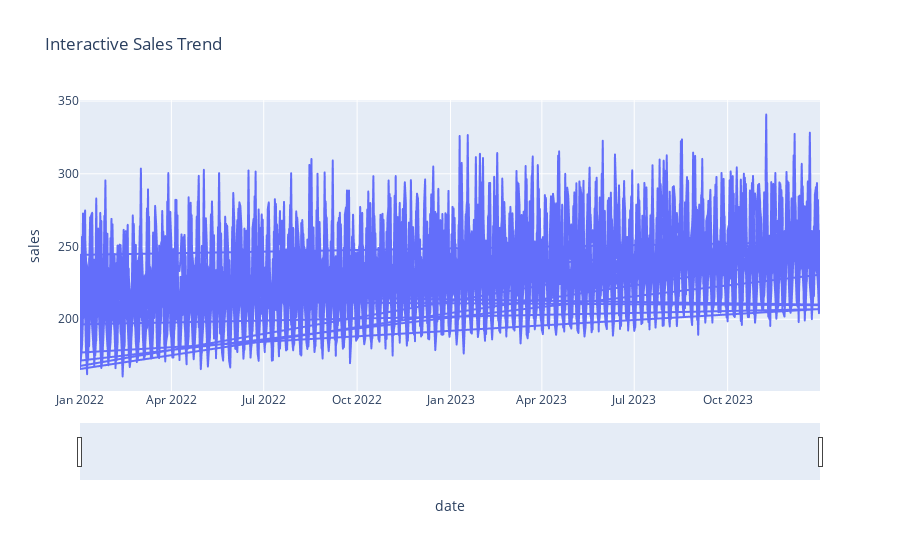
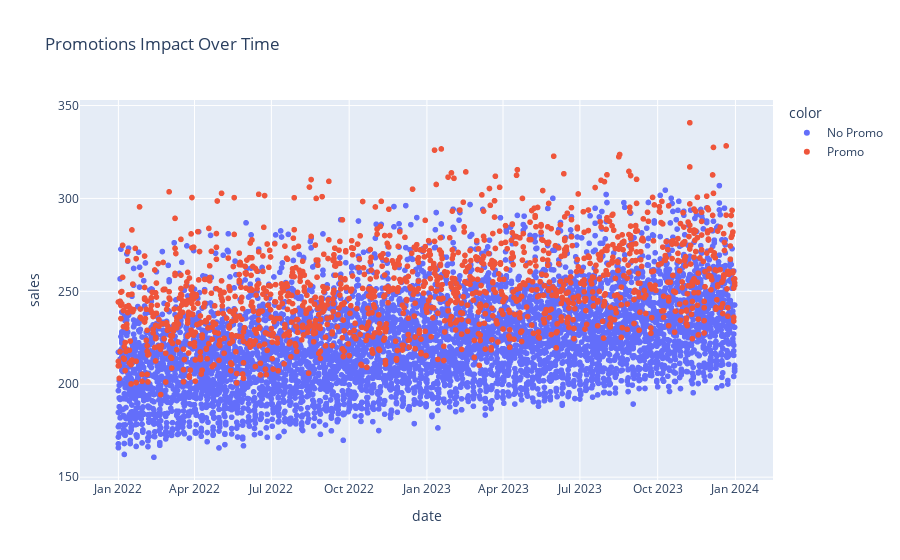

The notebook cell saved with these charts, in order:
### Code cell
# Interactive line plot
fig = px.line(df.reset_index(), x='date', y='sales', title='Interactive Sales Trend')
fig.update_xaxes(rangeslider_visible=True)
fig.show()

# Interactive scatter plot for promotions
fig = px.scatter(df.reset_index(), x='date', y='sales', color=df['promo'].map({0:'No Promo', 1:'Promo'}),
                 title='Promotions Impact Over Time', hover_data=['store', 'holiday'])
fig.show()

### Figure 1 — Plotly figure (JSON) as saved in the notebook; plotly's stock layout.template omitted (floating-point values rounded to 4 significant figures; data arrays with more than 128 entries replaced by an {"elided": "..."} marker saying what was removed)
{"data": [{"hovertemplate": "date=%{x}<br>sales=%{y}<extra></extra>", "legendgroup": "", "line": {"color": "#636efa", "dash": "solid"}, "marker": {"symbol": "circle"}, "mode": "lines", "name": "", "showlegend": false, "type": "scattergl", "x": {"elided": "7300 str values"}, "xaxis": "x", "y": {"elided": "7300 float values"}, "yaxis": "y"}], "layout": {"legend": {"tracegroupgap": 0}, "title": {"text": "Interactive Sales Trend"}, "xaxis": {"anchor": "y", "domain": [0, 1], "rangeslider": {"visible": true}, "title": {"text": "date"}}, "yaxis": {"anchor": "x", "domain": [0, 1], "title": {"text": "sales"}}}}

### Figure 2 — Plotly figure (JSON) as saved in the notebook; plotly's stock layout.template omitted (floating-point values rounded to 4 significant figures; data arrays with more than 128 entries replaced by an {"elided": "..."} marker saying what was removed)
{"data": [{"customdata": {"elided": "5824x2 int values"}, "hovertemplate": "color=No Promo<br>date=%{x}<br>sales=%{y}<br>store=%{customdata[0]}<br>holiday=%{customdata[1]}<extra></extra>", "legendgroup": "No Promo", "marker": {"color": "#636efa", "symbol": "circle"}, "mode": "markers", "name": "No Promo", "showlegend": true, "type": "scattergl", "x": {"elided": "5824 str values"}, "xaxis": "x", "y": {"elided": "5824 float values"}, "yaxis": "y"}, {"customdata": {"elided": "1476x2 int values"}, "hovertemplate": "color=Promo<br>date=%{x}<br>sales=%{y}<br>store=%{customdata[0]}<br>holiday=%{customdata[1]}<extra></extra>", "legendgroup": "Promo", "marker": {"color": "#EF553B", "symbol": "circle"}, "mode": "markers", "name": "Promo", "showlegend": true, "type": "scattergl", "x": {"elided": "1476 str values"}, "xaxis": "x", "y": {"elided": "1476 float values"}, "yaxis": "y"}], "layout": {"legend": {"title": {"text": "color"}, "tracegroupgap": 0}, "title": {"text": "Promotions Impact Over Time"}, "xaxis": {"anchor": "y", "domain": [0, 1], "title": {"text": "date"}}, "yaxis": {"anchor": "x", "domain": [0, 1], "title": {"text": "sales"}}}}
